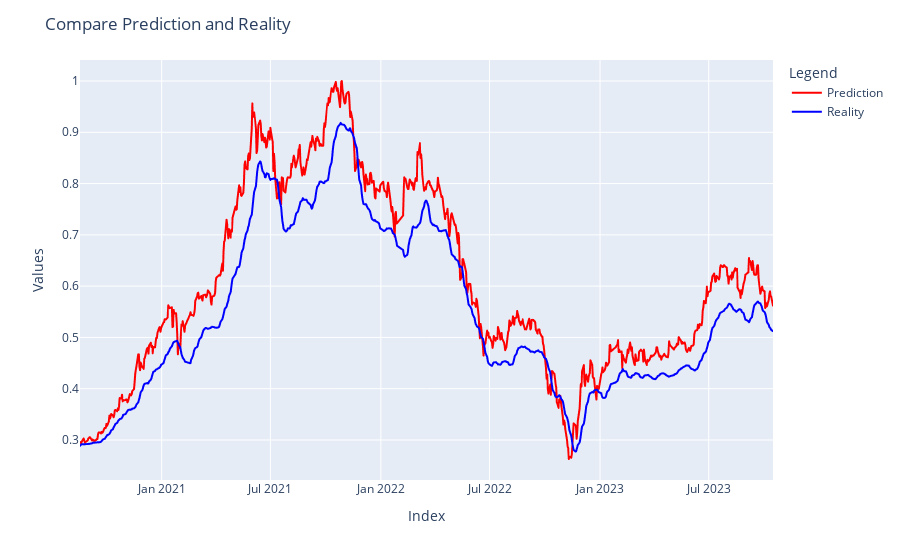

This figure's notebook cell:
### Code cell
plot_regression_results_plotly(y_test, y_predict_by_LSTM, index_test)

### Figure 1 — Plotly figure (JSON) as saved in the notebook; plotly's stock layout.template omitted (floating-point values rounded to 4 significant figures; data arrays with more than 128 entries replaced by an {"elided": "..."} marker saying what was removed)
{"data": [{"hovertemplate": "Type=Prediction<br>Date=%{x}<br>Values=%{y}<extra></extra>", "legendgroup": "Prediction", "line": {"color": "red", "dash": "solid"}, "marker": {"symbol": "circle"}, "mode": "lines", "name": "Prediction", "showlegend": true, "type": "scattergl", "x": {"elided": "791 str values"}, "xaxis": "x", "y": {"elided": "791 float values"}, "yaxis": "y"}, {"hovertemplate": "Type=Reality<br>Date=%{x}<br>Values=%{y}<extra></extra>", "legendgroup": "Reality", "line": {"color": "blue", "dash": "solid"}, "marker": {"symbol": "circle"}, "mode": "lines", "name": "Reality", "showlegend": true, "type": "scattergl", "x": {"elided": "791 str values"}, "xaxis": "x", "y": {"elided": "791 float values"}, "yaxis": "y"}], "layout": {"legend": {"title": {"text": "Legend"}, "tracegroupgap": 0}, "margin": {"t": 60}, "title": {"text": "Compare Prediction and Reality"}, "xaxis": {"anchor": "y", "domain": [0, 1], "title": {"text": "Index"}}, "yaxis": {"anchor": "x", "domain": [0, 1], "title": {"text": "Values"}}}}
